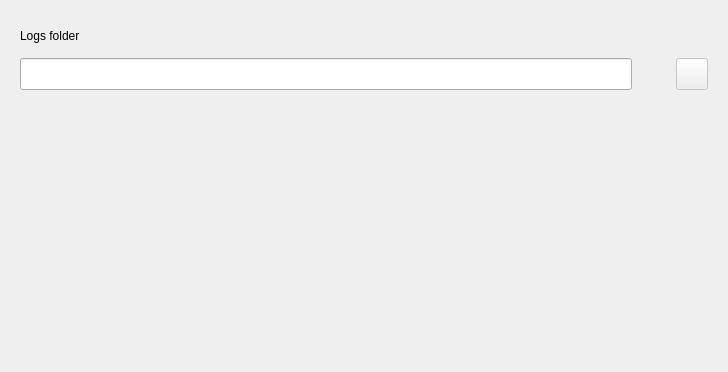
                  <widget class="QWidget" name="tab_ConfIis_Paths">
                   <attribute name="title">
                    <string>Paths</string>
                   </attribute>
                   <layout class="QVBoxLayout" name="verticalLayout_15">
                    <item>
                     <widget class="QFrame" name="frame_ConfIis_Paths">
                      <property name="maximumSize">
                       <size>
                        <width>16777215</width>
                        <height>184</height>
                       </size>
                      </property>
                      <layout class="QGridLayout" name="gridLayout_58">
                       <item row="0" column="0" colspan="3">
                        <widget class="QLabel" name="label_ConfIis_Path_Path">
                         <property name="minimumSize">
                          <size>
                           <width>0</width>
                           <height>32</height>
                          </size>
                         </property>
                         <property name="maximumSize">
                          <size>
                           <width>16777215</width>
                           <height>32</height>
                          </size>
                         </property>
                         <property name="text">
                          <string>Logs folder</string>
                         </property>
                        </widget>
                       </item>
                       <item row="1" column="0">
                        <widget class="QLineEdit" name="inLine_ConfIis_Path_String">
                         <property name="minimumSize">
                          <size>
                           <width>0</width>
                           <height>32</height>
                          </size>
                         </property>
                        </widget>
                       </item>
                       <item row="1" column="1">
                        <widget class="QLabel" name="icon_ConfIis_Path_Wrong">
                         <property name="enabled">
                          <bool>true</bool>
                         </property>
                         <property name="minimumSize">
                          <size>
                           <width>32</width>
                           <height>32</height>
                          </size>
                         </property>
                         <property name="maximumSize">
                          <size>
                           <width>32</width>
                           <height>32</height>
                          </size>
                         </property>
                         <property name="font">
                          <font>
                           <family>a Arbei Berry</family>
                           <pointsize>16</pointsize>
                          </font>
                         </property>
                         <property name="toolTip">
                          <string>The given path doen't exists, or doesn't point to a folder</string>
                         </property>
                         <property name="text">
                          <string notr="true"/>
                         </property>
                         <property name="pixmap">
                          <pixmap resource="resources/resources.qrc">:/icons/icons/err.png</pixmap>
                         </property>
                         <property name="scaledContents">
                          <bool>true</bool>
                         </property>
                        </widget>
                       </item>
                       <item row="1" column="2">
                        <widget class="QPushButton" name="button_ConfIis_Path_Save">
                         <property name="enabled">
                          <bool>false</bool>
                         </property>
                         <property name="minimumSize">
                          <size>
                           <width>32</width>
                           <height>32</height>
                          </size>
                         </property>
                         <property name="maximumSize">
                          <size>
                           <width>32</width>
                           <height>32</height>
                          </size>
                         </property>
                         <property name="font">
                          <font>
                           <pointsize>16</pointsize>
                          </font>
                         </property>
                         <property name="cursor">
                          <cursorShape>PointingHandCursor</cursorShape>
                         </property>
                         <property name="toolTip">
                          <string>Apply the current path</string>
                         </property>
                         <property name="iconSize">
                          <size>
                           <width>22</width>
                           <height>22</height>
                          </size>
                         </property>
                        </widget>
                       </item>
                      </layout>
                     </widget>
                    </item>
                    <item>
                     <spacer name="spacer_ConfIis_Path_1">
                      <property name="orientation">
                       <enum>Qt::Vertical</enum>
                      </property>
                      <property name="sizeType">
                       <enum>QSizePolicy::Expanding</enum>
                      </property>
                      <property name="sizeHint" stdset="0">
                       <size>
                        <width>706</width>
                        <height>262</height>
                       </size>
                      </property>
                     </spacer>
                    </item>
                   </layout>
                  </widget>
